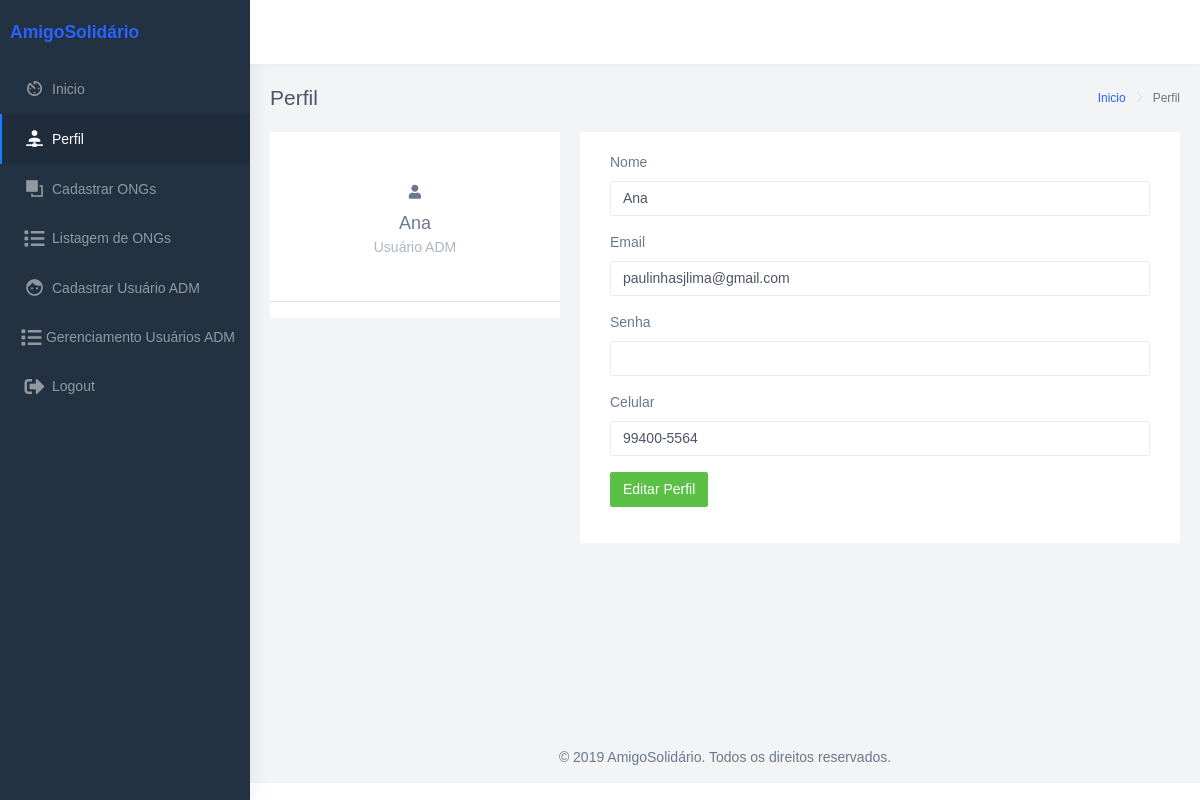
The page /admin/app/ltr/perfil.php (signed in) on the database its author committed.
### tables this page shows
CREATE TABLE `usuario` (
	`id`	INTEGER PRIMARY KEY AUTO_INCREMENT,
    `email`	VARCHAR(255),
    `senha`	VARCHAR(255),
	`nome`	VARCHAR(255),
    `celular`	VARCHAR(255), 
    `admin`     BOOLEAN
    	
);

### admin/app/ltr/perfil.php (the view, shortened to what this page needs)
<?php
require_once("connection.php");
  $emailUsuario = $_SESSION["usuarioEmail"];
  $queryUser = "SELECT * FROM USUARIO WHERE email like '$emailUsuario'";
    $result = $conecta->query($queryUser);
    if(!$result) {
        die("falha na consulta ao banco");
    } else{
        $user = mysqli_fetch_assoc($result);
    }
?>
<!DOCTYPE html>
<html dir="ltr" lang="en">
<head>
    <link href="../../assets/libs/chartist/dist/chartist.min.css" rel="stylesheet">
    <link href="../../dist/css/style.min.css" rel="stylesheet">
    <link rel="stylesheet" href="https://use.fontawesome.com/releases/v5.8.2/css/all.css">
</head>
<body>
    <div id="main-wrapper" data-navbarbg="skin6" data-theme="light" data-layout="vertical" data-sidebartype="full" data-boxed-layout="full">
        <header class="topbar" data-navbarbg="skin6">
            <nav class="navbar top-navbar navbar-expand-md navbar-light">
                <div class="navbar-header" data-logobg="skin5">
                    <div class="navbar-brand">
                        <a href="indexAdm.php" class="logo">
                            <b class="logo-icon">AmigoSolidário</b>
                        </a>
                    </div>
                </div>
            </nav>
        </header>
        <aside class="left-sidebar" data-sidebarbg="skin5">
            <div class="scroll-sidebar">
                <nav class="sidebar-nav">
                    <ul id="sidebarnav">
                        <li class="sidebar-item">
                            <a class="sidebar-link waves-effect waves-dark sidebar-link" href="indexAdm.php" aria-expanded="false">
                                <i class="mdi mdi-av-timer"></i>
                                <span class="hide-menu">Inicio</span>
                            </a>
                        </li>
                        <li class="sidebar-item">
                            <a class="sidebar-link waves-effect waves-dark sidebar-link" href="perfil.php" aria-expanded="false">
                                <i class="mdi mdi-account-network"></i>
                                <span class="hide-menu">Perfil</span>
                            </a>
                        </li>
                         <li class="sidebar-item">
                            <a class="sidebar-link waves-effect waves-dark sidebar-link" href="cadastrarOng.php" aria-expanded="false">
                                <i class="mdi mdi-arrange-bring-forward"></i>
                                <span class="hide-menu">Cadastrar ONGs</span>
                            </a>
                        </li>
                        <li class="sidebar-item">
                            <a class="sidebar-link waves-effect waves-dark sidebar-link" href="tabelaONGs.php" aria-expanded="false">
                                <i class="fas fa-list"></i>
                                <span class="hide-menu">Listagem de ONGs</span>
                            </a>
                        </li>
                        <li class="sidebar-item">
                            <a class="sidebar-link waves-effect waves-dark sidebar-link" href="cadastrarUser.php" aria-expanded="false">
                                <i class="mdi mdi-face"></i>
                                <span class="hide-menu">Cadastrar Usuário ADM</span>
                            </a>
                        </li>
                        <li class="sidebar-item">
                            <a class="sidebar-link waves-effect waves-dark sidebar-link" href="listUsers.php" aria-expanded="false">
                                <i class="fas fa-list"></i>
                                <span class="hide-menu">Gerenciamento Usuários ADM</span>
                            </a>
                        </li>
                        <li class="sidebar-item">
                            <a class="sidebar-link waves-effect waves-dark sidebar-link" href="logout.php" aria-expanded="false" >
                                <i class="fas fa-sign-out-alt"></i>
                                <span class="hide-menu">Logout</span>
                            </a>
                        </li>
                    </ul>
                </nav>
            </div>
        </aside>
        <div class="page-wrapper">
            <div class="page-breadcrumb">
                <div class="row">
                    <div class="col-5 align-self-center">
                        <h4 class="page-title">Perfil</h4>
                    </div>
                    <div class="col-7 align-self-center">
                        <div class="d-flex align-items-center justify-content-end">
                            <nav aria-label="breadcrumb">
                                <ol class="breadcrumb">
                                    <li class="breadcrumb-item">
                                        <a href="indexAdm.php">Inicio</a>
                                    </li>
                                    <li class="breadcrumb-item active" aria-current="page">Perfil</li>
                                </ol>
                            </nav>
                        </div>
                    </div>
                </div>
            </div>
            <div class="container-fluid">
                <div class="row">
                    <div class="col-lg-4 col-xlg-3 col-md-5">
                        <div class="card">
                            <div class="card-body">
                                <center class="m-t-30"> <i class="fas fa-user" class="rounded-circle" width="150"></i><img src="" class="rounded-circle" width="150" />
                                    <h4 class="card-title m-t-10"><?php echo $user ['nome']?></h4>
                                    <h6 class="card-subtitle">Usuário ADM</h6>
                                </center>
                            </div>
                            <div>
                                <hr> </div>
                        </div>
                    </div>
                    <div class="col-lg-8 col-xlg-9 col-md-7">
                        <div class="card">
                            <div class="card-body">
                            <form class="form-horizontal form-material" action="updateUserADM.php" method="POST" role="form" enctype="multipart/form-data"">
                                    <div class="form-group">
                                        <label class="col-md-12">Nome</label>
                                        <div class="col-md-12">
                                            <input type="text" placeholder="Johnathan Doe" class="form-control form-control-line" name="nome" value="<?php echo $user ['nome']?>">
                                        </div>
                                    </div>
                                    <div class="form-group">
                                        <label for="example-email" class="col-md-12">Email</label>
                                        <div class="col-md-12">
                                            <input type="email" placeholder="johnathan@admin.com" class="form-control form-control-line" name="email" id="example-email" value="<?php echo $user ['email']?>">
                                        </div>
                                    </div>
                                    <div class="form-group">
                                        <label class="col-md-12">Senha</label>
                                        <div class="col-md-12">
                                            <input type="password" name="senha" class="form-control form-control-line">
                                        </div>
                                    </div>
                                    <div class="form-group">
                                        <label class="col-md-12">Celular</label>
                                        <div class="col-md-12">
                                            <input type="text" name="celular" class="form-control form-control-line" value="<?php echo $user['celular']?>">
                                        </div>
                                    </div>
                                    <div class="form-group">
                                        <div class="col-sm-12">
                                            <button type="submit" class="btn btn-success">Editar Perfil</button>
                                        </div>
                                    </div>
                                </form>
                            </div>
                        </div>
                    </div>
                </div>
            </div>
            <footer class="footer text-center">
                © 2019 AmigoSolidário. Todos os direitos reservados.
            </footer>
        </div>
    </div>
</body>
</html>

### rows shown on the page
usuario: nome "Ana", email "paulinhasjlima@gmail.com", celular "99400-5564"
